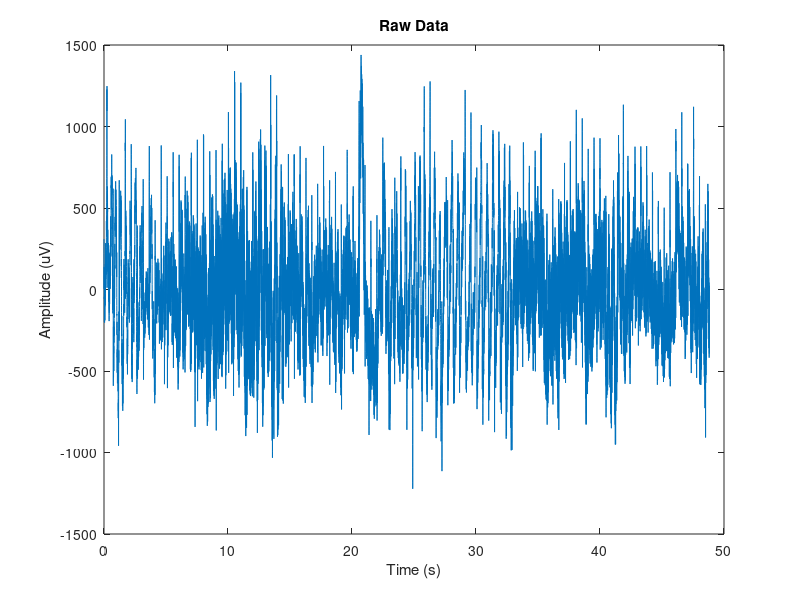
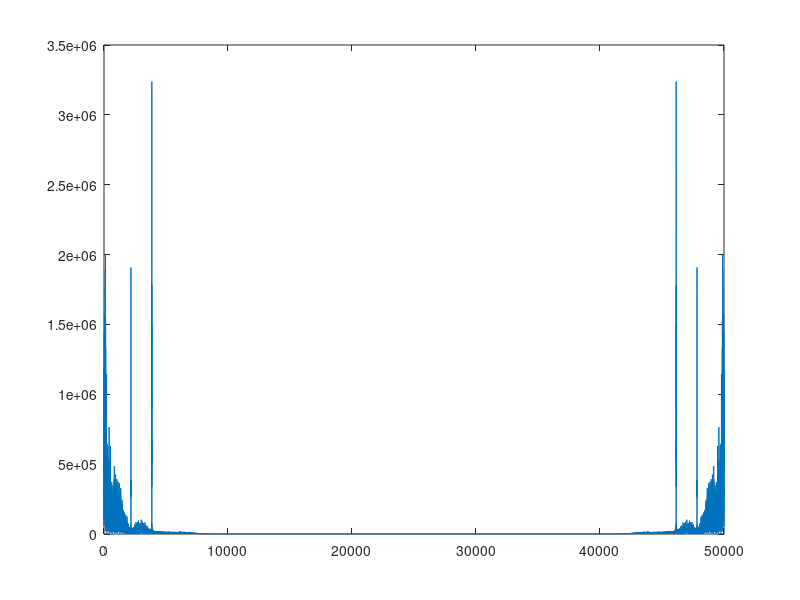
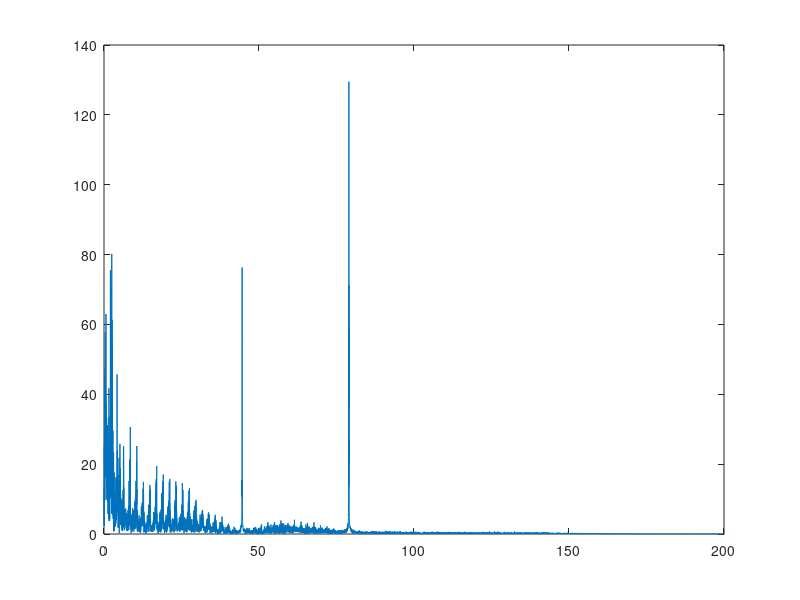

These figures' MATLAB source, in order:
% ENEL420 Assignemnt
% Tim Hadler, Emily Tideswell 
% 30/07/2020

clc, clear

data = load("enel420_grp_23.txt");

fs = 1024;  % Sampling frq, HZ
n = length(data);
t = linspace(0, n/fs, n);

% Plot raw data
figure(1)
plot(t, data);
title("Raw Data")
xlabel("Time (s)");
ylabel("Amplitude (uV)");

% Find and plot spectrum
spct = abs(fft(data));
f = [0:n-1];   %?

figure(2)
plot(f, spct);

% Find p2 (the two sided spectrum) and use this to find the one sided
% spectrum p1.
p2 = spct/n;
p1 = p2(1:n/2+1)
p1(2:end-1) = 2*p1(2:end-1)

% Convert freq to Hz
f = fs*(0:n/2)/n;

figure(3)
plot(f, p1)
xlim([0,200])